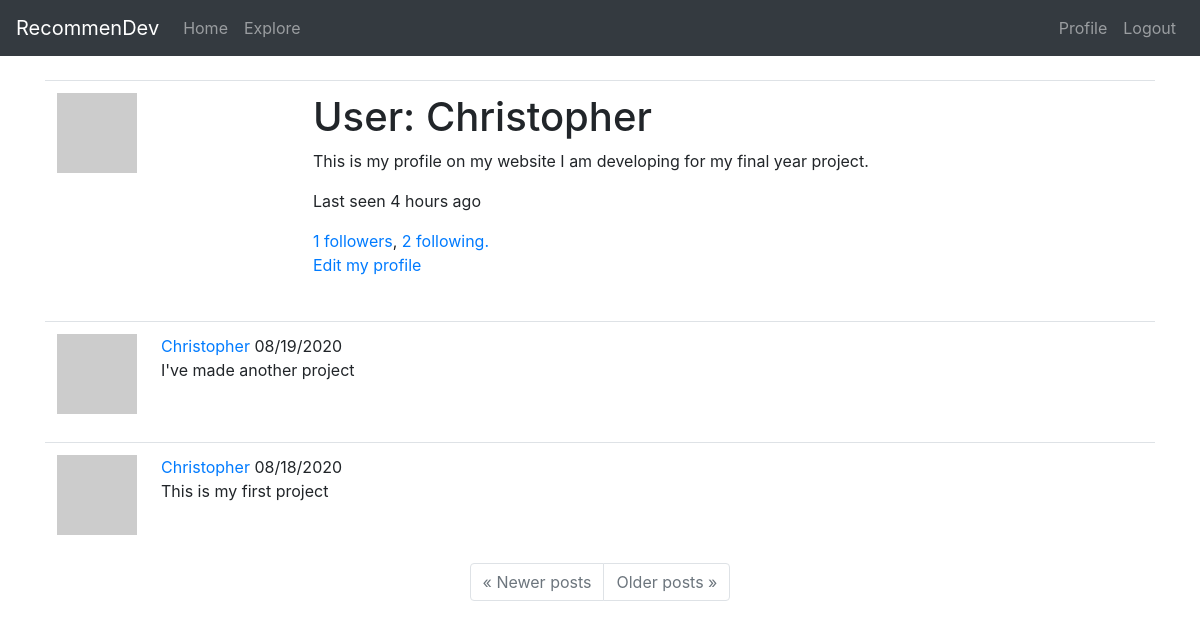
/user/Christopher (signed in), run on an earlier commit of the app's database.
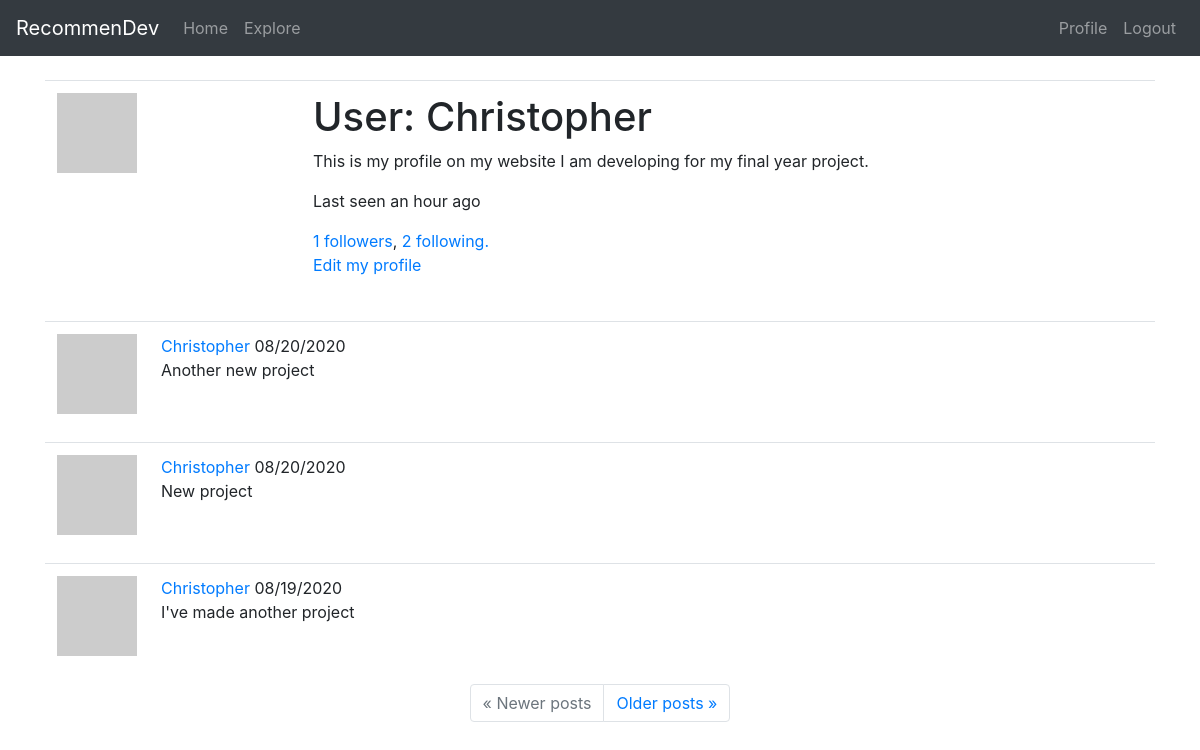
And on a later commit of the database.
### app/models.py (models this page shows, shortened)
class User(UserMixin, db.Model):
    id = db.Column(db.Integer, primary_key=True)
    username = db.Column(db.String(30), index=True, unique=True)
    email = db.Column(db.String(50), index=True, unique=True)
    password_hash = db.Column(db.String(128))
    projects = db.relationship('Project', backref='owner', lazy='dynamic')
    about_me = db.Column(db.String(140))
    last_seen = db.Column(db.DateTime, default=datetime.utcnow)
    followed = db.relationship(
        'User', secondary=followers,
        primaryjoin=(followers.c.follower_id == id),
        secondaryjoin=(followers.c.followed_id == id),
        backref=db.backref('followers', lazy='dynamic'), lazy='dynamic')
    def avatar(self, size):
        digest = md5(self.email.lower().encode('utf-8')).hexdigest()
        return 'https://www.gravatar.com/avatar/{}?d=retro&s={}'.format(digest, size)

class Project(db.Model):
    id = db.Column(db.Integer, primary_key=True)
    user_id = db.Column(db.Integer, db.ForeignKey('user.id'))
    title = db.Column(db.String(60))
    description = db.Column(db.String(150))
    timestamp = db.Column(db.DateTime, index=True, default=datetime.utcnow)
    language = db.Column(db.String(15))
    git_url = db.Column(db.String(50))

### app/routes.py (the view)
@app.route('/user/<username>')
@login_required
def user(username):
    user = User.query.filter_by(username=username).first_or_404()
    following = user.followed.all()
    followers = user.followers.all()
    page = request.args.get('page', 1, type=int)
    projects = user.projects.order_by(Project.timestamp.desc()).paginate(page, app.config['POSTS_PER_PAGE'], False)
    next_url = url_for('user', username=user.username, page=projects.next_num) \
        if projects.has_next else None
    prev_url = url_for('user', username=user.username, page=projects.prev_num) \
        if projects.has_prev else None
    form = EmptyForm()
    return render_template('user.html', title=f'{user.username}\'s profile', user=user, following=following, followers=followers, projects=projects.items, next_url=next_url, prev_url=prev_url, form=form)

### app/models.py (called while the page is built)
@login.user_loader
def load_user(id):
    return User.query.get(int(id))

### app/routes.py (called while the page is built)
@app.before_request
def before_request():
    if current_user.is_authenticated:
        current_user.last_seen = datetime.utcnow()
        db.session.commit()

### app/templates/user.html (shortened to what this page needs)
{% extends "base.html" %}
{% block content %}
    <table class="table table-hover">
        <tr>
            <td width="256px"><img src="{{ user.avatar(256) }}"></td>
            <td>
                <h1>User: {{ user.username }}</h1>
                {% if user.about_me %}<p>{{ user.about_me }}</p>{% endif %}
                {% if user.last_seen %}
                <p>Last seen {{ moment(user.last_seen).fromNow() }}</p>
                {% endif %}
                <a href="#", id="followers_btn", data-toggle="modal", {% if followers %} data-target="#followers_modal" {% endif %}>{{ user.followers.count() }} followers</a>, <a href="#", id="following_btn", data-toggle="modal", {% if following %} data-target="#following_modal" {% endif %}>{{ user.followed.count() }} following.</a>
                {% if user == current_user %}
                <p><a href="{{ url_for('edit_profile') }}">Edit my profile</a></p>
                {% endif %}
            </td>
        </tr>
    </table>
    {% for project in projects %}
        {% include '_project.html' %}
    {% endfor %}
    <nav aria-label="...">
        <ul class="pagination justify-content-center">
            <li class="page-item{% if not prev_url %} disabled{% endif %}">
                <a class="page-link" href="{{ prev_url or '#' }}">
                    <span aria-hidden="true">&laquo;</span> Newer posts
                </a>
            </li>
            <li class="page-item{% if not next_url %} disabled{% endif %}">
                <a class="page-link" href="{{ next_url or '#' }}">
                    Older posts <span aria-hidden="true">&raquo;</span>
                </a>
            </li>
        </ul>
    </nav>
{% endblock %}

### app/templates/base.html (shortened to what this page needs)
<!DOCTYPE html>
<html lang="en">
<head>
    <link rel="stylesheet" href="https://stackpath.bootstrapcdn.com/bootstrap/4.5.2/css/bootstrap.min.css">
</head>
<body style="padding-top: 5rem;">
    <nav class="navbar navbar-expand-md navbar-dark bg-dark fixed-top">
        <a class="navbar-brand" href="{{ url_for('index') }}">RecommenDev</a>
        <div class="collapse navbar-collapse", id="navbarsExampleDefault">
            <ul class="navbar-nav mr-auto">
                <li class="nav-item"><a href="{{ url_for('index') }}" class="nav-link">Home</a></li>
                <li class="nav-item"><a href="{{ url_for('explore') }}" class="nav-link">Explore</a></li>
            </ul>
            <ul class="navbar-nav ml-auto">
                {% if current_user.is_anonymous %}
                <li class="nav-item"><a href="{{ url_for('login') }}" class="nav-link">Login</a></li>
                {% else %}
                <li class="nav-item"><a href="{{ url_for('user', username=current_user.username) }}" class="nav-link">Profile</a></li>
                <li class="nav-item"><a href="{{ url_for('logout') }}" class="nav-link">Logout</a></li>
                {% endif %}
            </ul>
        </div>
    </nav>
    <main role="main" class="container">
        {% block content %}{% endblock %}
    </main>
</body>
</html>

### app/templates/_project.html
<table class="table table-hover">
    <tr>
        <td width="70px">
            <a href="{{ url_for('user', username=project.owner.username) }}">
                <img src="{{ project.owner.avatar(70) }}" />
            </a>
        </td>
        <td>
            <span class="user_popup">
                <a href="{{ url_for('user', username=project.owner.username) }}">
                    {{ project.owner.username }}
                </a>
            </span>
            {{ moment(project.timestamp).format('L') }}
            <br>
            {{ project.title }}
        </td>
    </tr>
</table>

What changed in the data, as far as the page shows it:
no longer on this page (row unchanged): Project: owner.username "Christopher", timestamp "08/18/2020", title "This is my first project"
changed User "Christopher": last_seen "4 hours ago" → "an hour ago"
added Project: owner.username "Christopher", timestamp "08/20/2020", title "Another new project"
added Project: owner.username "Christopher", timestamp "08/20/2020", title "New project"
